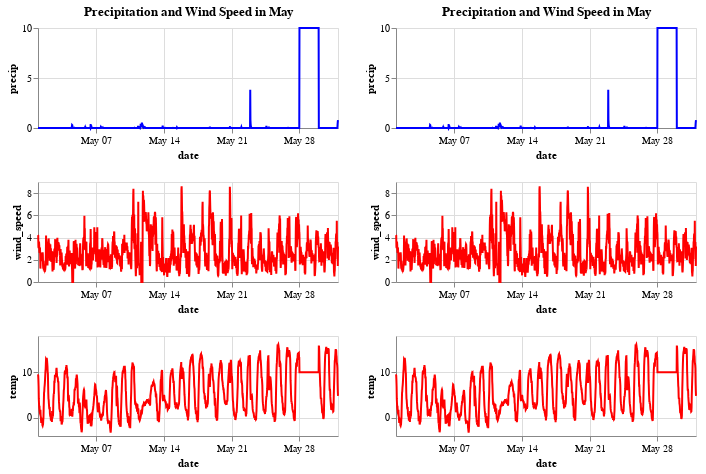

Notebook code for this chart:
### Code cell
normal | alternate

### Figure 1 — Vega-Lite specification as saved in the notebook (floating-point values rounded to 4 significant figures; data arrays with more than 128 entries replaced by an {"elided": "..."} marker saying what was removed)
{"config": {"view": {"continuousWidth": 300, "continuousHeight": 300}}, "hconcat": [{"vconcat": [{"mark": {"type": "line"}, "encoding": {"color": {"value": "blue"}, "x": {"field": "date", "type": "temporal"}, "y": {"field": "precip", "type": "quantitative"}}, "height": 100, "title": "Precipitation and Wind Speed in May", "width": 300}, {"mark": {"type": "line"}, "encoding": {"color": {"value": "red"}, "x": {"field": "date", "type": "temporal"}, "y": {"field": "wind_speed", "type": "quantitative"}}, "height": 100, "width": 300}, {"data": {"name": "data-88b8a99eef01df2b8acf8b211dfa7aac"}, "mark": {"type": "line"}, "encoding": {"color": {"value": "red"}, "x": {"field": "date", "type": "temporal"}, "y": {"field": "temp", "type": "quantitative"}}, "height": 100, "width": 300}], "data": {"name": "data-01bc8d469d3619d3fa281aae31d8a237"}}, {"vconcat": [{"mark": {"type": "line"}, "encoding": {"color": {"value": "blue"}, "x": {"field": "date", "type": "temporal"}, "y": {"field": "precip", "type": "quantitative"}}, "height": 100, "title": "Precipitation and Wind Speed in May", "width": 300}, {"mark": {"type": "line"}, "encoding": {"color": {"value": "red"}, "x": {"field": "date", "type": "temporal"}, "y": {"field": "wind_speed", "type": "quantitative"}}, "height": 100, "width": 300}, {"data": {"name": "data-88b8a99eef01df2b8acf8b211dfa7aac"}, "mark": {"type": "line"}, "encoding": {"color": {"value": "red"}, "x": {"field": "date", "type": "temporal"}, "y": {"field": "temp", "type": "quantitative"}}, "height": 100, "width": 300}], "data": {"name": "data-01bc8d469d3619d3fa281aae31d8a237"}}], "$schema": "https://vega.github.io/schema/vega-lite/v5.20.1.json", "datasets": {"data-01bc8d469d3619d3fa281aae31d8a237": {"elided": "1488 records"}, "data-88b8a99eef01df2b8acf8b211dfa7aac": {"elided": "1488 records"}}}
